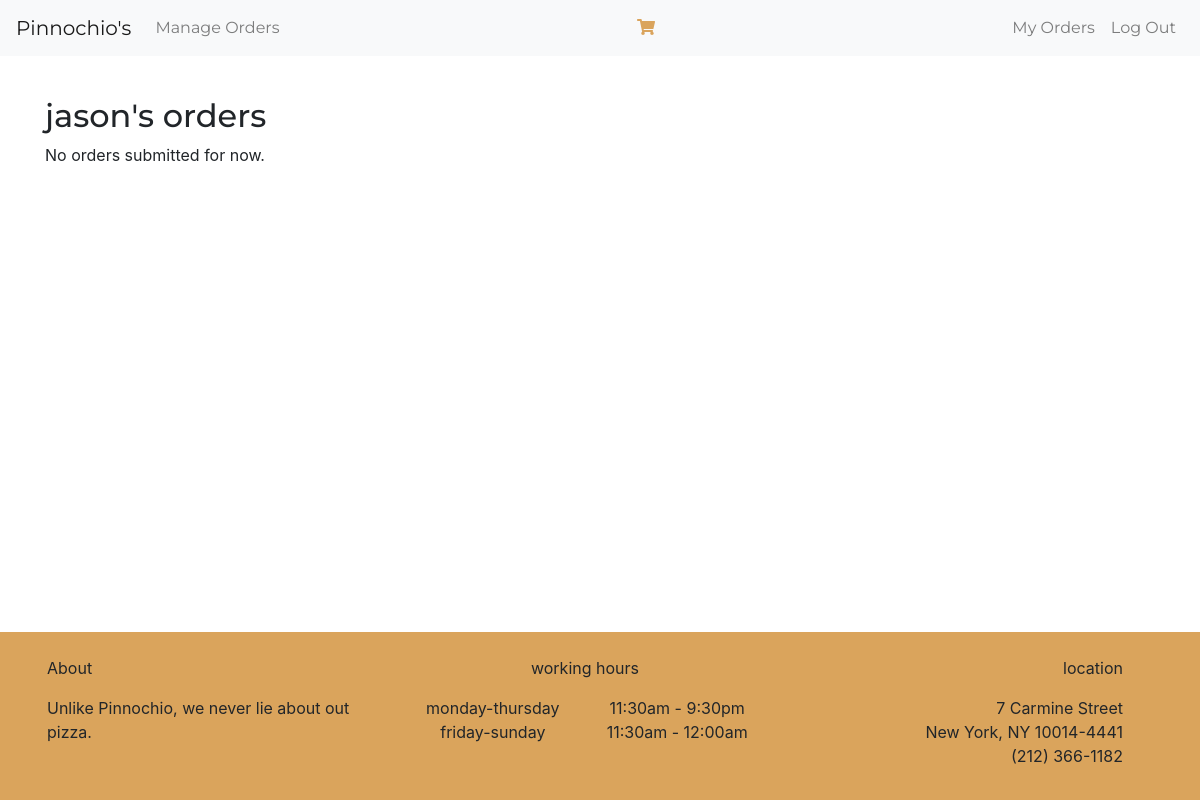
Page /orders (signed in) on the earlier database version.
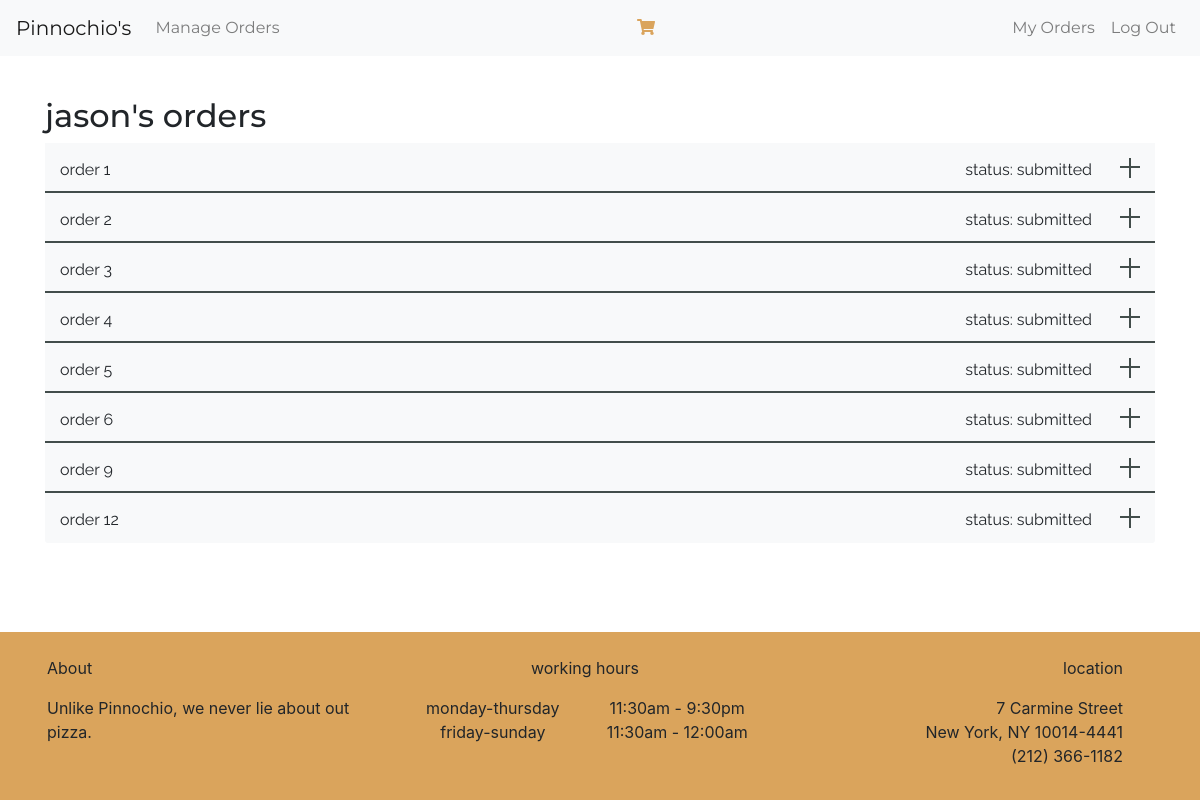
Same page on the later database version.
### orders/models.py (models this page shows)
class Order (models.Model):
    user=models.ForeignKey(User, on_delete=models.CASCADE, related_name="user")
    order_total=models.DecimalField(max_digits=8,decimal_places=2, default=0.00)
    status=models.CharField(max_length=64, default="Initiated")
    time=models.DateTimeField(blank=True, null=True)
    def __str__(self):
        return f"{self.id} {self.user} - {self.order_total} - {self.status}"

### orders/views.py (the view)
# urls.py: path("orders", views.order_view, name="order_view"),
@login_required(login_url="login") #only logged in users can access this orders url. If not, must go through login page first.
def order_view(request):
    if request.method == 'POST':
        total=0
        user=request.user
        print(user)
        order=Order.objects.get(user=user, status="Initiated")
        try:
            cart=Cart.objects.all().filter(order_id=order.id)
            print(cart)
        except:
            print("Failed")
        else:
            for i in cart:
                total+=i.item_price
                print(total)
        print(total)
        order.status="Submitted" #change status to Submitted
        order.order_total=total # total sum of order
        order.time=datetime.now()
        order.save()
        message=Order.objects.filter(user=user).exclude(status="Initiated")#query for all user's orders except for the "Initiated" one
        order=Order(user=request.user)#create a new order for the user
        order.save()
        return render(request, "orders/order.html", {'message': message})
    else:
        error=""
        user=request.user
        message=[]
        try:
            order=Order.objects.filter(user=user).exclude(status="Initiated")
            print(order)
        except error:
            print(error)
            error="No orders submitted for now."
        else:
            message=order
        return render(request, "orders/order.html", {'message': message})

### orders/models.py (called while the page is built)
    def __str__(self):
        return f"{self.name}"

    def __str__(self):
        return f"{self.name}"

### orders/templates/orders/order.html (shortened to what this page needs)
{% extends "orders/base.html" %}
{% block body %}
    <div class="wrapper container">
        <div class="header"><h2>{{ request.user.first_name | lower}}'s orders</h2></div>
        {% for i in message %}
            <div class="accordion_wrap">
                <div class="accordion_header d-flex bg-light">
                    <div>order {{i.id}}</div>
                    <div class="ml-auto mr-5">
                        status: {{ i.status | lower}}
                    </div>
                </div>
            </div>
        {% empty %}
            <p>No orders submitted for now.</p>
        {% endfor %}
    </div>
{% endblock %}

Differences in the rows shown:
now on this page (row edited): Order: id "1", status "submitted"
added Order: id "2", status "submitted"
added Order: id "3", status "submitted"
added Order: id "4", status "submitted"
added Order: id "5", status "submitted"
added Order: id "6", status "submitted"
added Order: id "9", status "submitted"
added Order: id "12", status "submitted"
Other differences:
text no longer shown: "No orders submitted for now."
